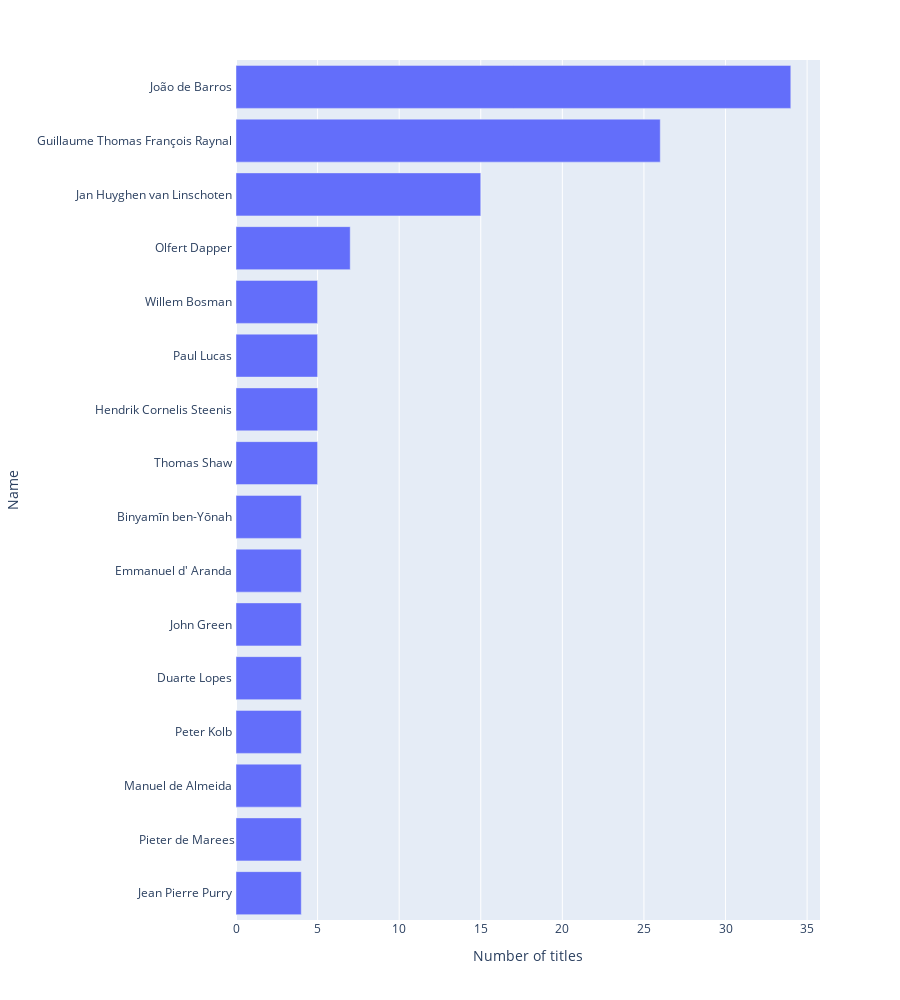

The notebook cell this image was saved under:
### Code cell
authors = count_items('author_info.value','author_name.value')

x_axis = []
y_axis = []

minimum_titles = 3

for name,count in authors.most_common():
    if not(pd.isna(name)):
        if re.search(r'[(]',str(name)):
            name = name[:name.index('(')]
            
        if count>minimum_titles:
            x_axis.append(name)
            y_axis.append(count)
        
df_barchart = pd.DataFrame({'Name':x_axis,'Number of titles':y_axis})


fig = px.bar(df_barchart , 
             y = 'Name' , 
             x='Number of titles',
                height=1000)

fig['layout']['yaxis']['autorange'] = "reversed"
fig.show()

### Figure 1 — Plotly figure (JSON) as saved in the notebook; plotly's stock layout.template omitted (floating-point values rounded to 4 significant figures)
{"data": [{"alignmentgroup": "True", "hovertemplate": "Number of titles=%{x}<br>Name=%{y}<extra></extra>", "legendgroup": "", "marker": {"color": "#636efa", "pattern": {"shape": ""}}, "name": "", "offsetgroup": "", "orientation": "h", "showlegend": false, "textposition": "auto", "type": "bar", "x": [34, 26, 15, 7, 5, 5, 5, 5, 4, 4, 4, 4, 4, 4, 4, 4], "xaxis": "x", "y": ["João de Barros ", "Guillaume Thomas François Raynal ", "Jan Huyghen van Linschoten ", "Olfert Dapper ", "Willem Bosman ", "Paul Lucas ", "Hendrik Cornelis Steenis ", "Thomas Shaw ", "Binyamīn ben-Yōnah ", "Emmanuel d' Aranda ", "John Green ", "Duarte Lopes ", "Peter Kolb ", "Manuel de Almeida ", "Pieter de Marees", "Jean Pierre Purry "], "yaxis": "y"}], "layout": {"barmode": "relative", "height": 1000, "legend": {"tracegroupgap": 0}, "margin": {"t": 60}, "xaxis": {"anchor": "y", "domain": [0, 1], "title": {"text": "Number of titles"}}, "yaxis": {"anchor": "x", "autorange": "reversed", "domain": [0, 1], "title": {"text": "Name"}}}}
